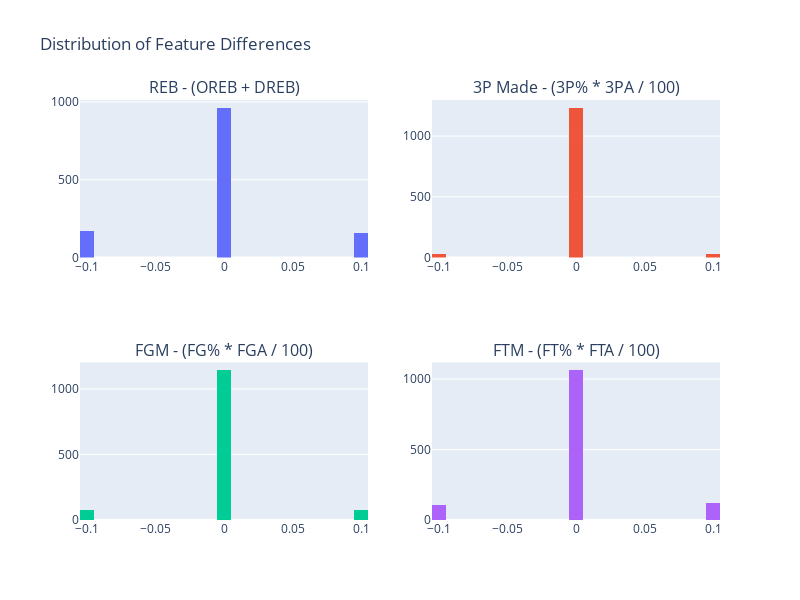

Notebook source saved alongside this figure:
### Markdown cell above
Lots of highly correlated features, but looking at their definition we can identify some linear dependencies / redundancies we want to get rid off.

### Code cell
# Handling high correlation
diffs = {
    "REB - (OREB + DREB)": df["REB"] - (df["OREB"] + df["DREB"]),
    "3P Made - (3P% * 3PA / 100)": df["3P Made"] - round(df["3P%"] * df["3PA"] / 100, 1),
    "FGM - (FG% * FGA / 100)": df["FGM"] - round(df["FG%"] * df["FGA"] / 100, 1),
    "FTM - (FT% * FTA / 100)": df["FTM"] - round(df["FT%"] * df["FTA"] / 100, 1)
}

fig_diff = make_subplots(rows=2, cols=2, subplot_titles=list(diffs.keys()))

for idx, (title, diff_series) in enumerate(diffs.items()):
    r = idx // 2 + 1
    c = idx % 2 + 1
    fig_diff.add_trace(
        go.Histogram(x=diff_series, nbinsx=30, name=title, showlegend=False),
        row=r, col=c
    )

fig_diff.update_layout(height=600, width=800, title_text="Distribution of Feature Differences")
fig_diff.show()

### Figure 1 — Plotly figure (JSON) as saved in the notebook; plotly's stock layout.template omitted (floating-point values rounded to 4 significant figures; data arrays with more than 128 entries replaced by an {"elided": "..."} marker saying what was removed)
{"data": [{"name": "REB - (OREB + DREB)", "nbinsx": 30, "showlegend": false, "type": "histogram", "x": {"elided": "1288 float values"}, "xaxis": "x", "yaxis": "y"}, {"name": "3P Made - (3P% * 3PA / 100)", "nbinsx": 30, "showlegend": false, "type": "histogram", "x": {"elided": "1288 float values"}, "xaxis": "x2", "yaxis": "y2"}, {"name": "FGM - (FG% * FGA / 100)", "nbinsx": 30, "showlegend": false, "type": "histogram", "x": {"elided": "1288 float values"}, "xaxis": "x3", "yaxis": "y3"}, {"name": "FTM - (FT% * FTA / 100)", "nbinsx": 30, "showlegend": false, "type": "histogram", "x": {"elided": "1288 float values"}, "xaxis": "x4", "yaxis": "y4"}], "layout": {"annotations": [{"font": {"size": 16}, "showarrow": false, "text": "REB - (OREB + DREB)", "x": 0.225, "xanchor": "center", "xref": "paper", "y": 1, "yanchor": "bottom", "yref": "paper"}, {"font": {"size": 16}, "showarrow": false, "text": "3P Made - (3P% * 3PA / 100)", "x": 0.775, "xanchor": "center", "xref": "paper", "y": 1, "yanchor": "bottom", "yref": "paper"}, {"font": {"size": 16}, "showarrow": false, "text": "FGM - (FG% * FGA / 100)", "x": 0.225, "xanchor": "center", "xref": "paper", "y": 0.375, "yanchor": "bottom", "yref": "paper"}, {"font": {"size": 16}, "showarrow": false, "text": "FTM - (FT% * FTA / 100)", "x": 0.775, "xanchor": "center", "xref": "paper", "y": 0.375, "yanchor": "bottom", "yref": "paper"}], "height": 600, "title": {"text": "Distribution of Feature Differences"}, "width": 800, "xaxis": {"anchor": "y", "domain": [0, 0.45]}, "xaxis2": {"anchor": "y2", "domain": [0.55, 1]}, "xaxis3": {"anchor": "y3", "domain": [0, 0.45]}, "xaxis4": {"anchor": "y4", "domain": [0.55, 1]}, "yaxis": {"anchor": "x", "domain": [0.625, 1]}, "yaxis2": {"anchor": "x2", "domain": [0.625, 1]}, "yaxis3": {"anchor": "x3", "domain": [0, 0.375]}, "yaxis4": {"anchor": "x4", "domain": [0, 0.375]}}}
